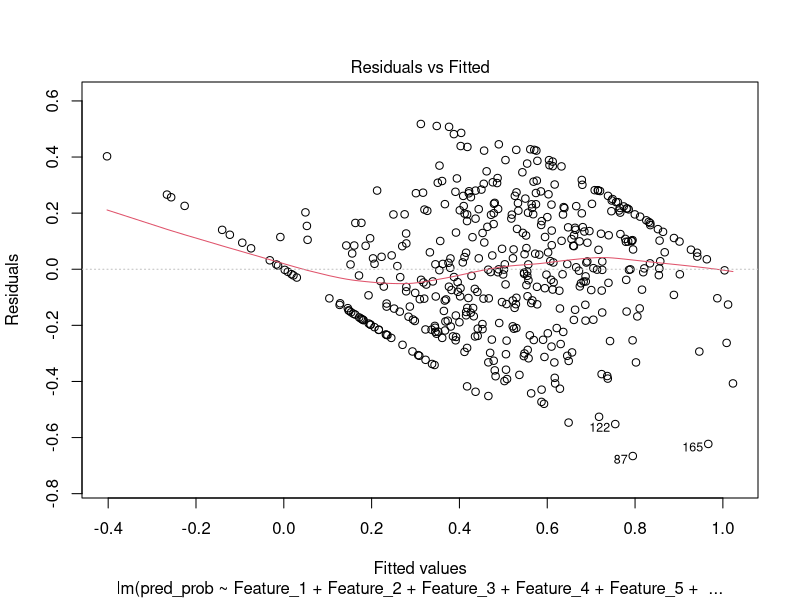
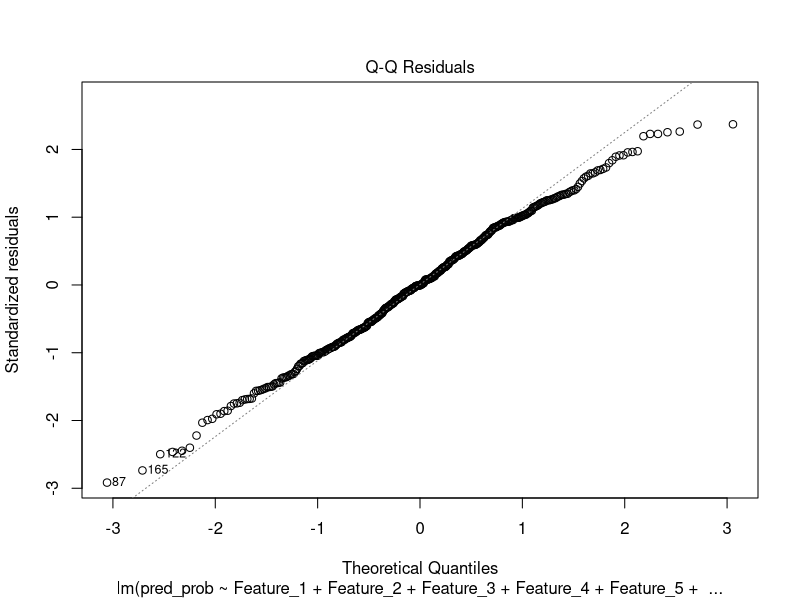
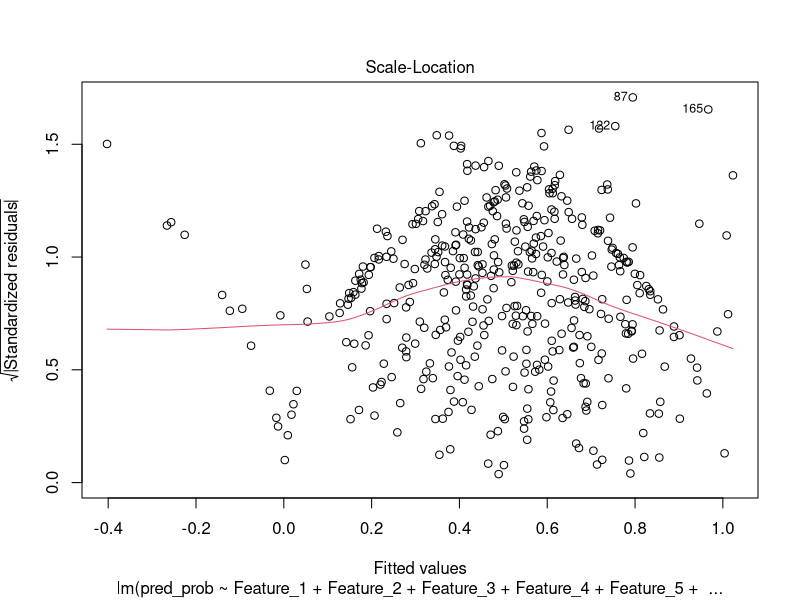
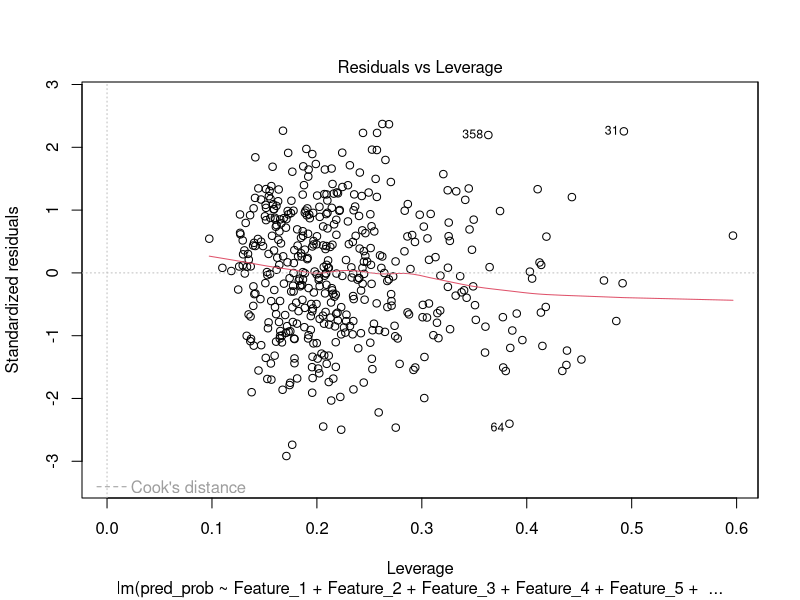
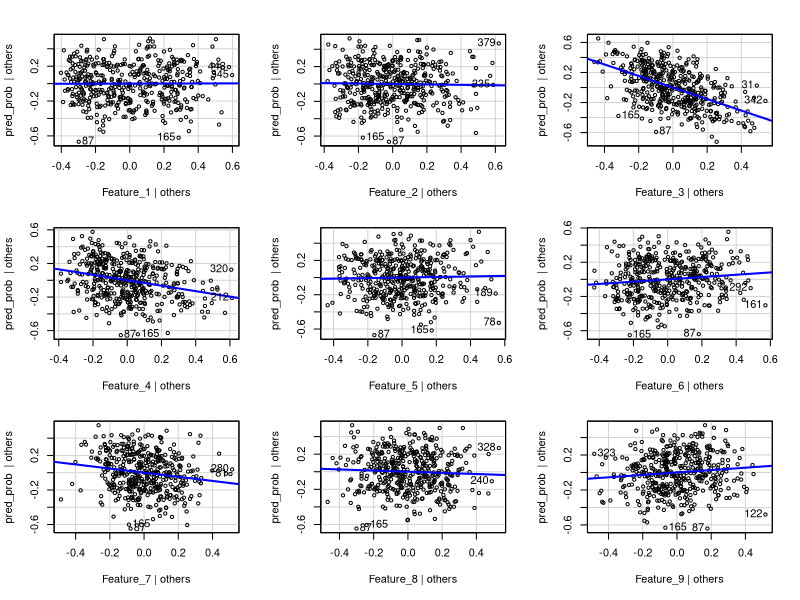
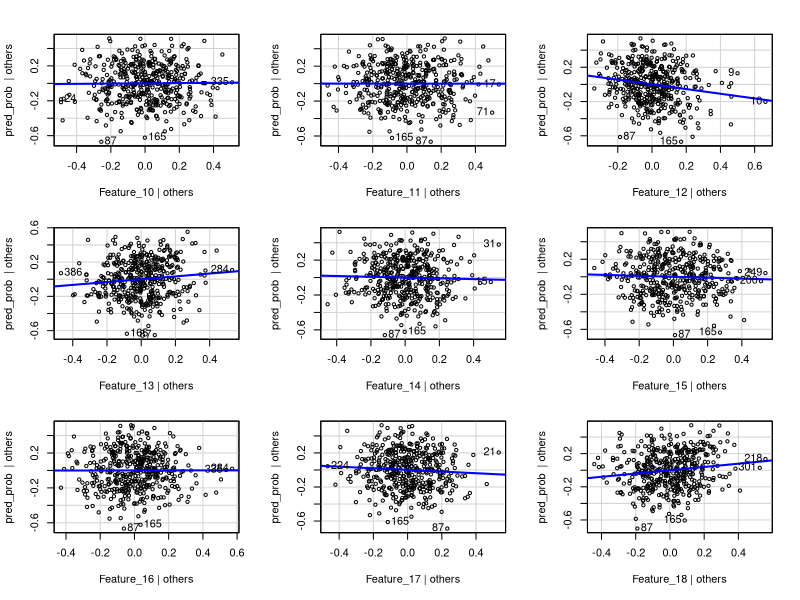
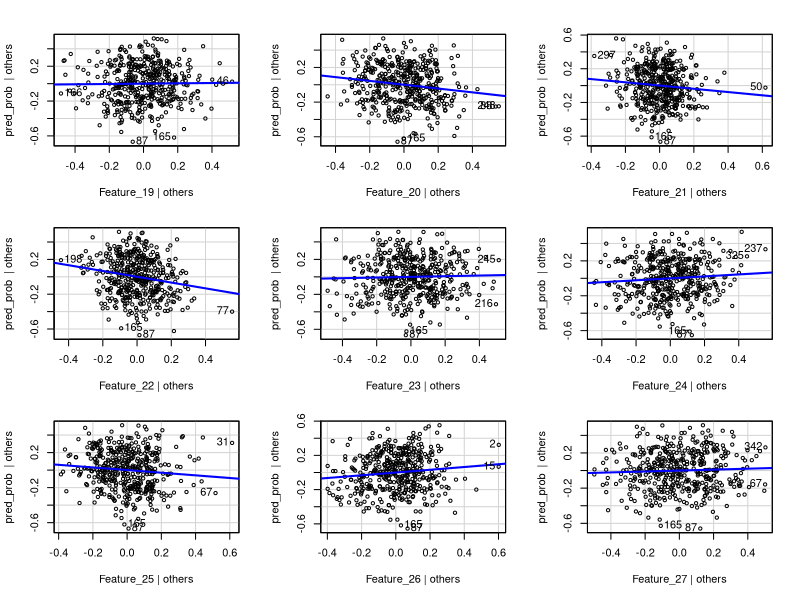
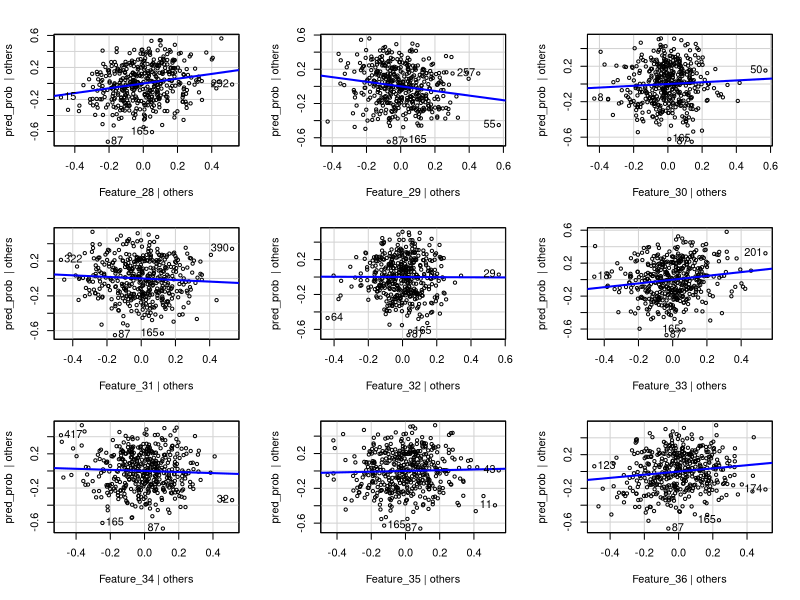

Write the R code that produced these figures, in order. (Note: this script raises an error after producing the figures.)
## ---- chunk 1
knitr::opts_chunk$set(echo = TRUE)
## ---- chunk 2
# Load the required libraries
library(tidyverse)
library(caret)
library(MASS)
library(car)


## ---- chunk 3
# Load the dataset
data <- read.csv("pca_data_100.csv")  # Update with the actual CSV file name

# Display the structure of the loaded data
str(data)

## ---- chunk 4
# Load the dplyr package for data manipulation
library(dplyr)

# Normalize each feature to the range [0, 1]
normalized_data <- data %>%
  mutate(across(starts_with("Feature"), ~ (.-min(.)) / (max(.) - min(.))))

# Display the first few rows of the normalized data
head(normalized_data)


## ---- chunk 5
col_name <- NULL;
for (i in 1:100) {
  
  col_name <-  paste0(col_name,"Feature_", i,"+")
  #data[, col_name] <- boxcox(data[, paste0("Feature_", i)], lambda = NULL)$x
}
cat(col_name)
## ---- chunk 6
model_2  = lm(pred_prob ~ Feature_1+Feature_2+Feature_3+Feature_4+Feature_5+Feature_6+Feature_7+Feature_8+Feature_9+Feature_10+Feature_11+Feature_12+Feature_13+Feature_14+Feature_15+Feature_16+Feature_17+Feature_18+Feature_19+Feature_20+Feature_21+Feature_22+Feature_23+Feature_24+Feature_25+Feature_26+Feature_27+Feature_28+Feature_29+Feature_30+Feature_31+Feature_32+Feature_33+Feature_34+Feature_35+Feature_36+Feature_37+Feature_38+Feature_39+Feature_40+Feature_41+Feature_42+Feature_43+Feature_44+Feature_45+Feature_46+Feature_47+Feature_48+Feature_49+Feature_50+Feature_51+Feature_52+Feature_53+Feature_54+Feature_55+Feature_56+Feature_57+Feature_58+Feature_59+Feature_60+Feature_61+Feature_62+Feature_63+Feature_64+Feature_65+Feature_66+Feature_67+Feature_68+Feature_69+Feature_70+Feature_71+Feature_72+Feature_73+Feature_74+Feature_75+Feature_76+Feature_77+Feature_78+Feature_79+Feature_80+Feature_81+Feature_82+Feature_83+Feature_84+Feature_85+Feature_86+Feature_87+Feature_88+Feature_89+Feature_90+Feature_91+Feature_92+Feature_93+Feature_94+Feature_95+Feature_96+Feature_97+Feature_98+Feature_99+Feature_100, data = normalized_data)
summary(model_2)
## ---- chunk 7

plot(model_2)
## ---- chunk 8

residuals <- residuals(model_2)

# Create the AV plot
avPlots(model_2)

# Create the CR plot
crPlots(model_2)

## ---- chunk 9
# Apply Box-Cox transformation to the target variable (response) if needed
# For example, if you have a response variable named 'y', you can transform it like this:
# data$y_transformed <- boxcox(data$y, lambda = NULL)
# Uncomment and modify the above line based on your data

# Apply Box-Cox transformation to the features
# Assuming the transformed features are named 'Feature_1_transformed', ..., 'Feature_10_transformed'

boxcox(data[, paste0("Feature_1")], lambda = NULL)
for (i in 1:10) {
  boxcox(data[, paste0("Feature_", i)], lambda = NULL)
  #col_name <- paste0("Feature_", i, "_transformed")
  #data[, col_name] <- boxcox(data[, paste0("Feature_", i)], lambda = NULL)$x
}

# Define the list of transformed feature names
transformed_feature_names <- paste0("Feature_", 1:10, "_transformed")  # Adjust the range as needed

# Construct the formula for MLR
formula <- reformulate(transformed_feature_names, response = "y")

# Perform Multiple Linear Regression (MLR) using the transformed features
model <- lm(formula, data = data)

# Display the summary of the MLR model
summary(model)


